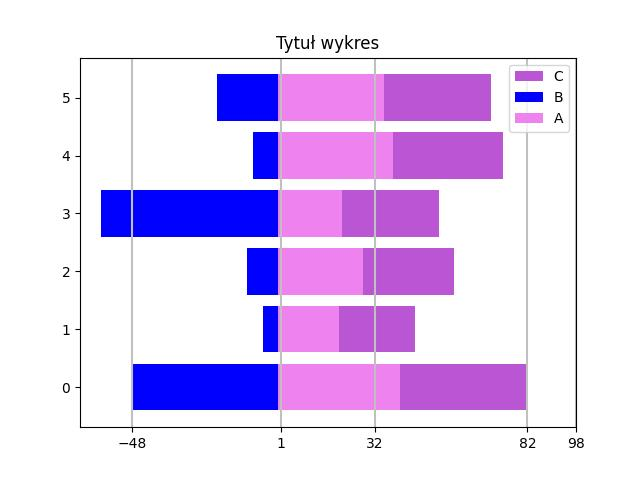

Source code (Python):
import numpy as np
import pandas as pd
import matplotlib.pyplot as plt
y=np.arange(0,6)
x=[-48,-5,-10,-58,-8,-20]
x1=[40,20,28,21,38,35]
x2=[85//2,50//2,60//2,65//2,36,70//2]
skaz=[-48,1,32,82,98]
plt.barh(y,x2,label="C",color="mediumorchid",left=x1)
plt.barh(y,x,label="B",color="b")
plt.barh(y,x1,label="A",color="violet")
plt.title("Tytuł wykres")
plt.xticks(skaz)
plt.axvline(-48, color='silver')
plt.axvline(1, color='silver')
plt.axvline(32, color='silver')
plt.axvline(82, color='silver')
plt.axvline(98, color='silver')
plt.legend()
plt.savefig("zad1.jpg")
plt.show()